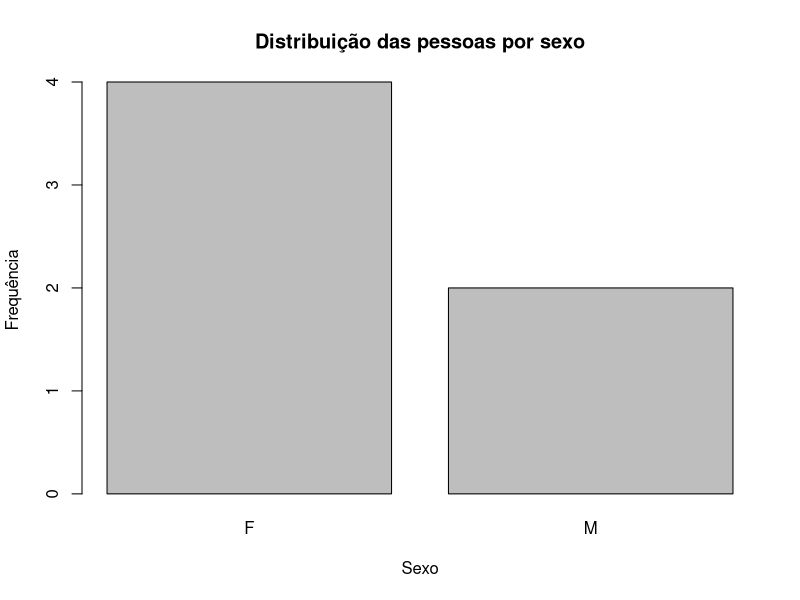

Here is the R script that generated this plot:
# Meu primeiro script no R com Git e GitHub

# Leitura de dados
dados=read.csv("dados_teste.csv", header=TRUE, sep=";", dec=".")
head(dados)

# Estatísticas descritivas
media_idade=mean(dados$idade)
dist_freq_sexo=table(dados$sexo)

# Fazer um barplot
barplot(table(dados$sexo),main = "Distribuição das pessoas por sexo", xlab = "Sexo", ylab = "Frequência")
